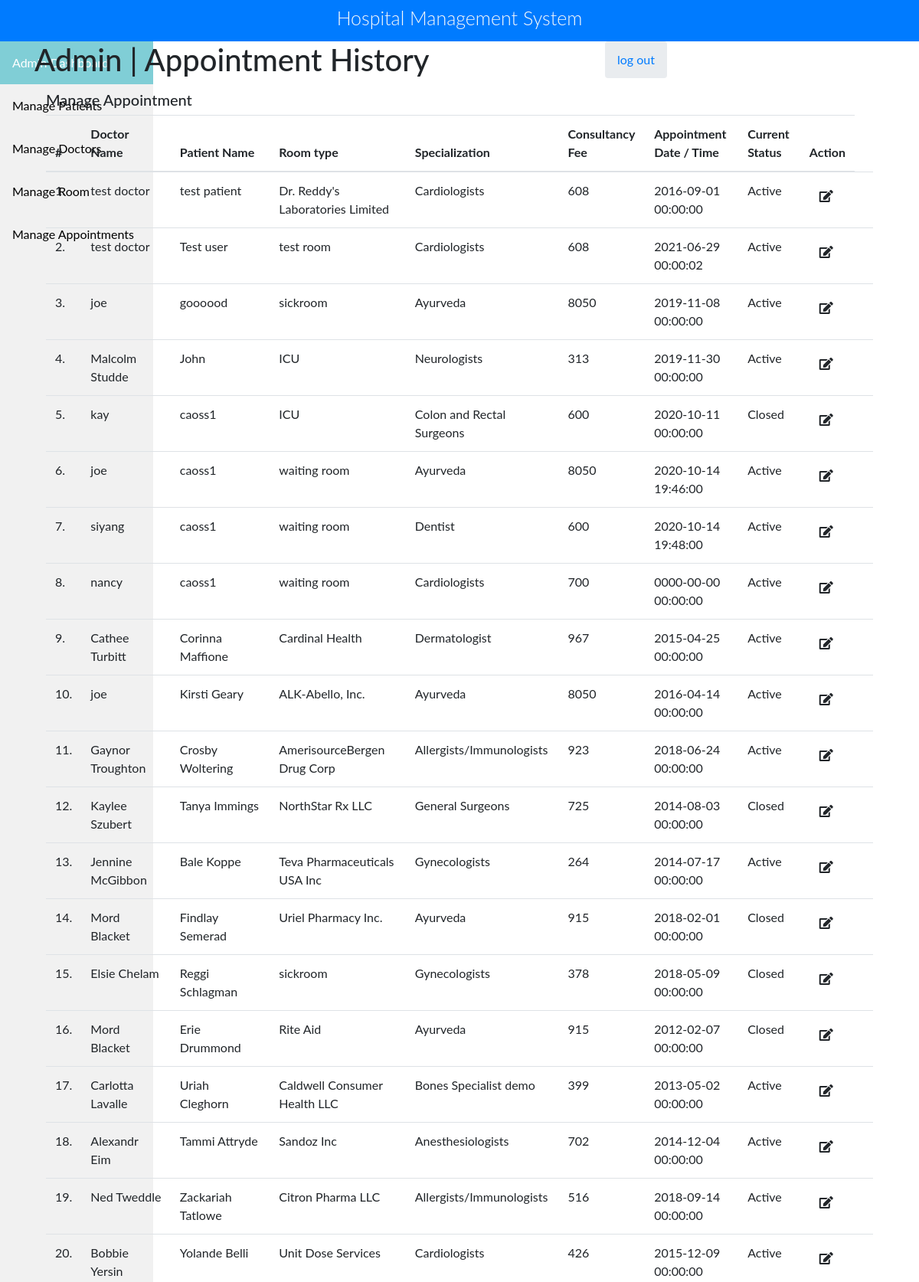
/HMS/admin/manage-appointment.php (signed in, upper part), run on the app's committed database.
### tables this page shows
CREATE TABLE `appointment` (
  `id` int(11) NOT NULL,
  `doctorId` int(11) DEFAULT NULL,
  `userId` int(11) DEFAULT NULL,
  `roomId` int(255) NOT NULL,
  `appointmentDate` datetime DEFAULT NULL,
  `status` tinyint(1) DEFAULT 1
);

CREATE TABLE `doctors` (
  `id` bigint(20) NOT NULL,
  `specialityID` int(255) DEFAULT NULL,
  `doctorName` varchar(255) DEFAULT NULL,
  `docFees` int(255) DEFAULT NULL,
  `docphone` bigint(11) DEFAULT NULL,
  `docEmail` varchar(255) DEFAULT NULL,
  `password` varchar(255) DEFAULT NULL
);

CREATE TABLE `users` (
  `id` bigint(255) NOT NULL,
  `fullName` varchar(255) DEFAULT NULL,
  `age` tinyint(3) UNSIGNED DEFAULT NULL,
  `gender` varchar(10) DEFAULT NULL,
  `phone` bigint(11) DEFAULT NULL,
  `address` longtext DEFAULT NULL,
  `email` varchar(255) DEFAULT NULL,
  `password` varchar(255) DEFAULT NULL
);

CREATE TABLE `room` (
  `roomID` int(255) NOT NULL,
  `type` varchar(255) DEFAULT NULL,
  `status` tinyint(1) NOT NULL
);

CREATE TABLE `doctorspecilization` (
  `id` int(11) NOT NULL,
  `specilization` varchar(255) DEFAULT NULL
);

### HMS/admin/manage-appointment.php (the view, shortened to what this page needs)
<?php
include('include/config.php');
include('include/pagination.php');
?>
<!DOCTYPE html>
<html lang="en">
<head>
	<link rel="stylesheet" href="https://stackpath.bootstrapcdn.com/bootstrap/4.5.2/css/bootstrap.min.css">
	<link rel="stylesheet" href="https://pro.fontawesome.com/releases/v5.11.2/css/all.css">
</head>
<body>
	<div id="app">
<?php include("include/title.php"); ?>
		<?php include("sideNav.php"); ?>
		<div class="app-content">
			<div class="main-content" >
				<div class="wrap-content container" id="container">
					<section id="page-title">
						<div class="row">
							<div class="col-sm-8">
								<h1 class="mainTitle">Admin  | Appointment History</h1>
							</div>
							<ol class="breadcrumb">
								<li>
									<a href="logout.php">log out</a>
								</li>
							</ol>
						</div>
					</section>
					<div class="container-fluid container-fullw bg-white">
						<div class="row">
							<div class="col-lg-12">
								<h5 class="over-title margin-bottom-15">Manage <span class="text-bold">Appointment</span></h5>
								<table class="table table-hover" id="sample-table-1">
									<thead>
										<tr>
											<th class="center">#</th>
											<th>Doctor Name</th>
											<th>Patient Name</th>
											<th>Room type</th>
											<th>Specialization</th>
											<th>Consultancy Fee</th>
											<th>Appointment Date / Time </th>
											<th>Current Status</th>
											<th>Action</th>
										</tr>
									</thead>
									<tbody>
										<?php
$result_per_page = 50;
if(isset($_GET["page"])){
	$page = $_GET["page"];
}else{
	$page = 1;
}
$start_from = ($page - 1) * $result_per_page;
$sql = mysqli_query($con,"select doctors.doctorName as docname ,
											doctors.specialityID as specialityID,
											doctors.docFees as consultancyFees,
											users.fullName as pname,
											room.type as room,
											appointment.*  from appointment
											join doctors on doctors.id=appointment.doctorId
											join room    on room.roomID=appointment.roomId
											join users   on users.id=appointment.userId
											ORDER BY id ASC LIMIT $start_from, $result_per_page"   );
										$cnt=1 + $start_from;
										while($row=mysqli_fetch_array($sql))
										{
											?>
											<tr>
												<td class="center"><?php echo $cnt;?>.</td>
												<td class="hidden-xs"><?php echo $row['docname'];?></td>
												<td class="hidden-xs"><?php echo $row['pname'];?></td>
												<td><?php echo $row['room'];?></td>
												<td><?php
												$tmp = $row['specialityID'];
												$sql1 = mysqli_query($con,"select specilization from doctorspecilization where id ='$tmp' ");
												$row1=mysqli_fetch_array($sql1);
												echo $row1['specilization'];
												?></td>
												<td><?php echo $row['consultancyFees'];?></td>
												<td><?php echo $row['appointmentDate'];?></td>
											<td>
												<?php if($row['status']==1)
												{
													echo "Active";
												}else{
													echo "Closed";
												}
												?></td>
											<td >
													<a href="edit-appointment.php?id=<?php echo $row['id'];?>" class="btn btn-transparent btn-xs" tooltip-placement="top" tooltip="Edit"><i class="fas fa-edit"></i></a></td>
												<td>
												</td>
												</tr>
												<?php
												$cnt=$cnt+1;
											}?>
										</tbody>
									</table>
								</div>
							</div>
						</div>
					</div>
				</div>
			</div>
		</div>
	</body>
	</html>

### HMS/admin/include/pagination.php (shortened to what this page needs)
<!DOCTYPE html>
<html>
<head>
</head>
<body>
</body>
</html>

### HMS/admin/include/title.php (shortened to what this page needs)
<!DOCTYPE html>
<html>
<head>
</head>
<body>
		<div class="container-fluid">
			<div class="row bg-primary">
				<div class="col-lg-12">
					<p class="text-center text-light display-4 pt-2" style="font-size:25px;" >Hospital Management System</p>
				</div>
			</div>
		</div>
</body>
</html>

### HMS/admin/sideNav.php (shortened to what this page needs)
<!DOCTYPE html>
<html>
<head>
</head>
<body>
<div class="sidebar">
  <a class="active" href="dashboard.php">Admin Dashboard</a>
  <a href="manage-patient.php">Manage Patients</a>
  <a href="manage-doctors.php">Manage Doctors</a>
  <a href="manage-room.php">Manage Room</a>
  <a href="manage-appointment.php">Manage Appointments</a>
</div>
</body>
</html>

### HMS/admin/sideNav.php (style rules this page uses)
body { margin: 0; font-family: "Lato", sans-serif; }
.sidebar { margin: 0; padding: 0; width: 200px; background-color: #f1f1f1; position: fixed; height: 100%; overflow: auto; }
.sidebar a { display: block; color: black; padding: 16px; text-decoration: none; }
.sidebar a.active { background-color: #80ced6; color: white; }

### data on the page
appointment: doctorId.doctorName "test doctor", userId.fullName "test patient", roomId.type "Dr. Reddy's Laboratories Limited", doctorspecilization.specilization "Cardiologists", doctorId.docFees "608", appointmentDate "2016-09-01 00:00:00", status "Active"
appointment: doctorId.doctorName "test doctor", userId.fullName "Test user", roomId.type "test room", doctorspecilization.specilization "Cardiologists", doctorId.docFees "608", appointmentDate "2021-06-29 00:00:02", status "Active"
appointment: doctorId.doctorName "joe", userId.fullName "goooood", roomId.type "sickroom", doctorspecilization.specilization "Ayurveda", doctorId.docFees "8050", appointmentDate "2019-11-08 00:00:00", status "Active"
appointment: doctorId.doctorName "Malcolm Studde", userId.fullName "John", roomId.type "ICU", doctorspecilization.specilization "Neurologists", doctorId.docFees "313", appointmentDate "2019-11-30 00:00:00", status "Active"
appointment: doctorId.doctorName "kay", userId.fullName "caoss1", roomId.type "ICU", doctorspecilization.specilization "Colon and Rectal Surgeons", doctorId.docFees "600", appointmentDate "2020-10-11 00:00:00", status "Closed"
appointment: doctorId.doctorName "joe", userId.fullName "caoss1", roomId.type "waiting room", doctorspecilization.specilization "Ayurveda", doctorId.docFees "8050", appointmentDate "2020-10-14 19:46:00", status "Active"
appointment: doctorId.doctorName "siyang", userId.fullName "caoss1", roomId.type "waiting room", doctorspecilization.specilization "Dentist", doctorId.docFees "600", appointmentDate "2020-10-14 19:48:00", status "Active"
appointment: doctorId.doctorName "nancy", userId.fullName "caoss1", roomId.type "waiting room", doctorspecilization.specilization "Cardiologists", doctorId.docFees "700", appointmentDate "0000-00-00 00:00:00", status "Active"
appointment: doctorId.doctorName "Cathee Turbitt", userId.fullName "Corinna Maffione", roomId.type "Cardinal Health", doctorspecilization.specilization "Dermatologist", doctorId.docFees "967", appointmentDate "2015-04-25 00:00:00", status "Active"
appointment: doctorId.doctorName "joe", userId.fullName "Kirsti Geary", roomId.type "ALK-Abello, Inc.", doctorspecilization.specilization "Ayurveda", doctorId.docFees "8050", appointmentDate "2016-04-14 00:00:00", status "Active"
appointment: doctorId.doctorName "Gaynor Troughton", userId.fullName "Crosby Woltering", roomId.type "AmerisourceBergen Drug Corp", doctorspecilization.specilization "Allergists/Immunologists", doctorId.docFees "923", appointmentDate "2018-06-24 00:00:00", status "Active"
appointment: doctorId.doctorName "Kaylee Szubert", userId.fullName "Tanya Immings", roomId.type "NorthStar Rx LLC", doctorspecilization.specilization "General Surgeons", doctorId.docFees "725", appointmentDate "2014-08-03 00:00:00", status "Closed"
appointment: doctorId.doctorName "Jennine McGibbon", userId.fullName "Bale Koppe", roomId.type "Teva Pharmaceuticals USA Inc", doctorspecilization.specilization "Gynecologists", doctorId.docFees "264", appointmentDate "2014-07-17 00:00:00", status "Active"
appointment: doctorId.doctorName "Mord Blacket", userId.fullName "Findlay Semerad", roomId.type "Uriel Pharmacy Inc.", doctorspecilization.specilization "Ayurveda", doctorId.docFees "915", appointmentDate "2018-02-01 00:00:00", status "Closed"
appointment: doctorId.doctorName "Elsie Chelam", userId.fullName "Reggi Schlagman", roomId.type "sickroom", doctorspecilization.specilization "Gynecologists", doctorId.docFees "378", appointmentDate "2018-05-09 00:00:00", status "Closed"
appointment: doctorId.doctorName "Mord Blacket", userId.fullName "Erie Drummond", roomId.type "Rite Aid", doctorspecilization.specilization "Ayurveda", doctorId.docFees "915", appointmentDate "2012-02-07 00:00:00", status "Closed"
appointment: doctorId.doctorName "Carlotta Lavalle", userId.fullName "Uriah Cleghorn", roomId.type "Caldwell Consumer Health LLC", doctorspecilization.specilization "Bones Specialist demo", doctorId.docFees "399", appointmentDate "2013-05-02 00:00:00", status "Active"
appointment: doctorId.doctorName "Alexandr Eim", userId.fullName "Tammi Attryde", roomId.type "Sandoz Inc", doctorspecilization.specilization "Anesthesiologists", doctorId.docFees "702", appointmentDate "2014-12-04 00:00:00", status "Active"
appointment: doctorId.doctorName "Ned Tweddle", userId.fullName "Zackariah Tatlowe", roomId.type "Citron Pharma LLC", doctorspecilization.specilization "Allergists/Immunologists", doctorId.docFees "516", appointmentDate "2018-09-14 00:00:00", status "Active"
appointment: doctorId.doctorName "Bobbie Yersin", userId.fullName "Yolande Belli", roomId.type "Unit Dose Services", doctorspecilization.specilization "Cardiologists", doctorId.docFees "426", appointmentDate "2015-12-09 00:00:00", status "Active"
